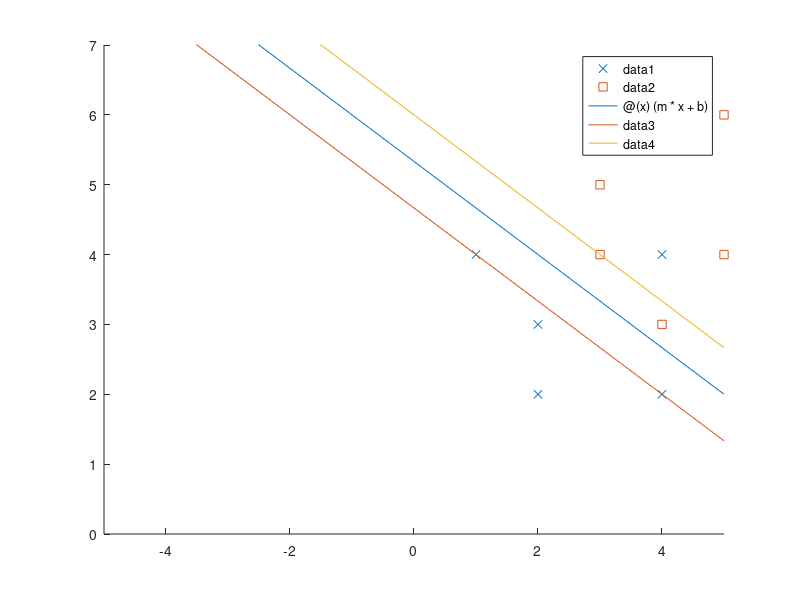

This figure's MATLAB source:
importdata('./data/mini/trSep.dat',' ',4);
trSep = ans.data;
importdata('./data/mini/trSeplabels.dat',' ',4);
trSeplabels = ans.data;
importdata("./data/mini/tr.dat",' ',4);
tr = ans.data;
importdata("./data/mini/trlabels.dat",' ',4);
trlabels = ans.data;

axis([0 7 0 7]);
hold on
scatter(tr(trlabels==1,1),tr(trlabels==1,2),'x');
scatter(tr(trlabels==2,1),tr(trlabels==2,2),'s');
%hold off

res=svmtrain(trlabels,tr,'-t 0 -c 1000');

fprintf("Multiplicadores de Lagrange: \n");
disp(res.sv_coef);
fprintf("Vectores soporte: \n");
disp(full(res.SVs));

alfa = res.sv_coef;
clase = trlabels(res.sv_indices,1);
equis = tr(res.sv_indices,:);
mult = alfa.*equis;
sigma = sum(mult);
sigma0  = clase(1)-sigma*equis(1,:)';

fprintf("Vector de pesos: ");
disp(sigma);
fprintf(" y umbral: ");
disp(sigma0);
fprintf("Margen: \n");
disp(1/norm(sigma));

m = -1*sigma(1)/sigma(2);
b = -1*sigma0/sigma(2);
fprintf("Valores de la funcion lineal: \n\tx = %f\tb = %f\n",m,b);
svFun = @(x) (m*x + b);
fplot(svFun);
%plot(svFun(1:1:5));
b = -1*(sigma0-1)/sigma(2);
svFun = @(x) (m*x + b);
fplot(svFun);
%plot(svFun(1:1:5));
b = -1*(sigma0+1)/sigma(2);
svFun = @(x) (m*x + b);
fplot(svFun);
%plot(svFun(1:1:5));
hold off